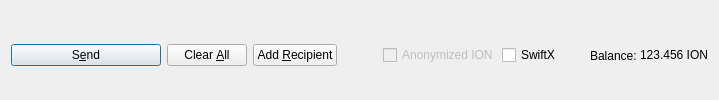
         <widget class="QFrame" name="frame_Send">
          <layout class="QHBoxLayout" name="horizontalLayout">
           <property name="bottomMargin">
            <number>0</number>
           </property>
           <item>
            <widget class="QPushButton" name="sendButton">
             <property name="minimumSize">
              <size>
               <width>150</width>
               <height>0</height>
              </size>
             </property>
             <property name="toolTip">
              <string>Confirm the send action</string>
             </property>
             <property name="text">
              <string>S&amp;end</string>
             </property>
             <property name="icon">
              <iconset resource="../ion.qrc">
               <normaloff>:/icons/send</normaloff>:/icons/send</iconset>
             </property>
             <property name="autoDefault">
              <bool>false</bool>
             </property>
             <property name="default">
              <bool>true</bool>
             </property>
            </widget>
           </item>
           <item>
            <widget class="QPushButton" name="clearButton">
             <property name="sizePolicy">
              <sizepolicy hsizetype="Minimum" vsizetype="Fixed">
               <horstretch>0</horstretch>
               <verstretch>0</verstretch>
              </sizepolicy>
             </property>
             <property name="toolTip">
              <string>Clear all fields of the form.</string>
             </property>
             <property name="text">
              <string>Clear &amp;All</string>
             </property>
             <property name="icon">
              <iconset resource="../ion.qrc">
               <normaloff>:/icons/remove</normaloff>:/icons/remove</iconset>
             </property>
             <property name="autoDefault">
              <bool>false</bool>
             </property>
            </widget>
           </item>
           <item>
            <widget class="QPushButton" name="addButton">
             <property name="toolTip">
              <string>Send to multiple recipients at once</string>
             </property>
             <property name="text">
              <string>Add &amp;Recipient</string>
             </property>
             <property name="icon">
              <iconset resource="../ion.qrc">
               <normaloff>:/icons/add</normaloff>:/icons/add</iconset>
             </property>
             <property name="autoDefault">
              <bool>false</bool>
             </property>
            </widget>
           </item>
           <item>
            <spacer name="horizontalSpacer">
             <property name="orientation">
              <enum>Qt::Horizontal</enum>
             </property>
             <property name="sizeHint" stdset="0">
              <size>
               <width>40</width>
               <height>20</height>
              </size>
             </property>
            </spacer>
           </item>
           <item>
            <layout class="QHBoxLayout" name="horizontalLayout_2">
             <property name="spacing">
              <number>3</number>
             </property>
             <item>
              <widget class="QCheckBox" name="checkxION">
               <property name="enabled">
                <bool>false</bool>
               </property>
               <property name="text">
                <string>Anonymized ION</string>
               </property>
              </widget>
             </item>
             <item>
              <widget class="QCheckBox" name="checkSwiftTX">
               <property name="enabled">
                <bool>true</bool>
               </property>
               <property name="minimumSize">
                <size>
                 <width>85</width>
                 <height>0</height>
                </size>
               </property>
               <property name="text">
                <string>SwiftX</string>
               </property>
              </widget>
             </item>
             <item>
              <widget class="QLabel" name="label">
               <property name="text">
                <string>Balance:</string>
               </property>
              </widget>
             </item>
             <item>
              <widget class="QLabel" name="labelBalance">
               <property name="sizePolicy">
                <sizepolicy hsizetype="Preferred" vsizetype="Fixed">
                 <horstretch>0</horstretch>
                 <verstretch>0</verstretch>
                </sizepolicy>
               </property>
               <property name="cursor">
                <cursorShape>IBeamCursor</cursorShape>
               </property>
               <property name="text">
                <string notr="true">123.456 ION</string>
               </property>
               <property name="textInteractionFlags">
                <set>Qt::LinksAccessibleByMouse|Qt::TextSelectableByKeyboard|Qt::TextSelectableByMouse</set>
               </property>
              </widget>
             </item>
            </layout>
           </item>
          </layout>
         </widget>
